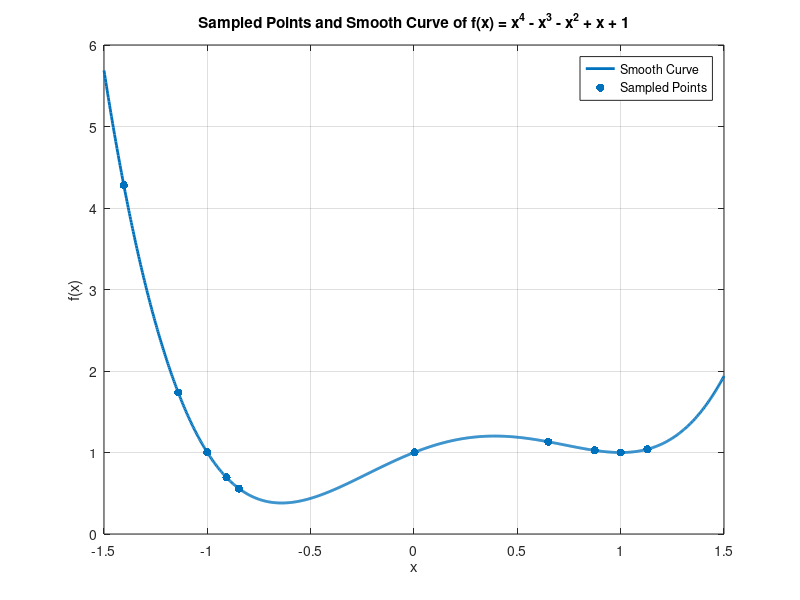

Write MATLAB code to recreate this figure.
% Define the parametric function f(x) = x^4 - x^3 - x^2 + x + 1
f = @(x) x.^4 - x.^3 - x.^2 + x + 1;

% Define the range of x values you want to plot over
xmin = -1.5; % Minimum x value
xmax = 1.5;  % Maximum x value

% Number of points for the smooth curve
num_points = 1000;

% Generate a vector of x values for the smooth curve
x_smooth = linspace(xmin, xmax, num_points);

% Evaluate the function f(x) at the smooth curve points
y_smooth = f(x_smooth);

% Number of points to sample
n = 10;

% Generate n random x values in the specified range
x_samples = xmin + (xmax - xmin) * rand(1, n);

% Evaluate the function f(x) at the sampled x values
y_samples = f(x_samples);

% Display the sampled points (x, f(x))
disp([x_samples; y_samples]');



% Plot the smooth curve
plot(x_smooth, y_smooth, 'LineWidth', 2, 'DisplayName', 'Smooth Curve');
hold on;
% Plot the sampled points
scatter(x_samples, y_samples, 'filled', 'DisplayName', 'Sampled Points');

xlabel('x');
ylabel('f(x)');
title('Sampled Points and Smooth Curve of f(x) = x^4 - x^3 - x^2 + x + 1');
grid on;
legend;
hold off;

